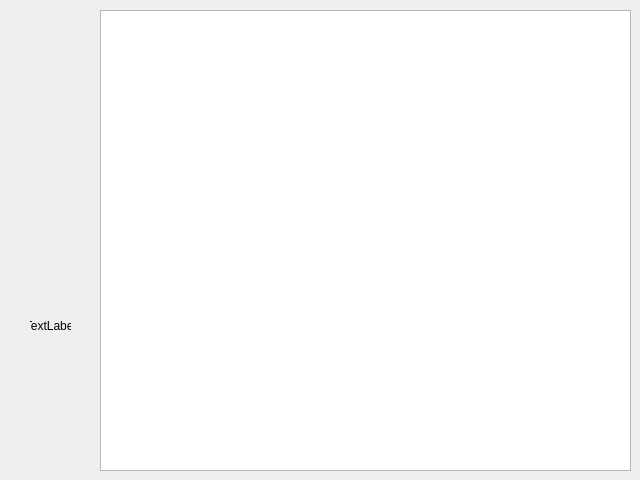
<?xml version="1.0" encoding="UTF-8"?>
<ui version="4.0">
 <class>MusicWindow</class>
 <widget class="QWidget" name="MusicWindow">
  <property name="geometry">
   <rect>
    <x>0</x>
    <y>0</y>
    <width>640</width>
    <height>480</height>
   </rect>
  </property>
  <property name="windowTitle">
   <string>Form</string>
  </property>
  <property name="autoFillBackground">
   <bool>true</bool>
  </property>
  <widget class="QPushButton" name="BackButton">
   <property name="geometry">
    <rect>
     <x>0</x>
     <y>0</y>
     <width>91</width>
     <height>101</height>
    </rect>
   </property>
   <property name="text">
    <string/>
   </property>
   <property name="icon">
    <iconset resource="Resources/biobloom.qrc">
     <normaloff>:/BackButtonIcon.png</normaloff>:/BackButtonIcon.png</iconset>
   </property>
   <property name="iconSize">
    <size>
     <width>85</width>
     <height>105</height>
    </size>
   </property>
   <property name="flat">
    <bool>true</bool>
   </property>
  </widget>
  <widget class="QListWidget" name="SongList">
   <property name="geometry">
    <rect>
     <x>100</x>
     <y>10</y>
     <width>531</width>
     <height>461</height>
    </rect>
   </property>
  </widget>
  <widget class="QPushButton" name="VolumeUp">
   <property name="geometry">
    <rect>
     <x>30</x>
     <y>250</y>
     <width>41</width>
     <height>41</height>
    </rect>
   </property>
   <property name="text">
    <string/>
   </property>
   <property name="icon">
    <iconset resource="Resources/biobloom.qrc">
     <normaloff>:/AddButtonIcon.png</normaloff>:/AddButtonIcon.png</iconset>
   </property>
   <property name="iconSize">
    <size>
     <width>41</width>
     <height>41</height>
    </size>
   </property>
   <property name="flat">
    <bool>true</bool>
   </property>
  </widget>
  <widget class="QPushButton" name="VolumeDown">
   <property name="geometry">
    <rect>
     <x>30</x>
     <y>320</y>
     <width>41</width>
     <height>41</height>
    </rect>
   </property>
   <property name="text">
    <string/>
   </property>
   <property name="icon">
    <iconset resource="Resources/biobloom.qrc">
     <normaloff>:/MinusButtonIcon.png</normaloff>:/MinusButtonIcon.png</iconset>
   </property>
   <property name="iconSize">
    <size>
     <width>41</width>
     <height>41</height>
    </size>
   </property>
   <property name="flat">
    <bool>true</bool>
   </property>
  </widget>
  <widget class="QLabel" name="VolumeLabel">
   <property name="geometry">
    <rect>
     <x>30</x>
     <y>310</y>
     <width>41</width>
     <height>31</height>
    </rect>
   </property>
   <property name="text">
    <string>TextLabel</string>
   </property>
   <property name="alignment">
    <set>Qt::AlignCenter</set>
   </property>
  </widget>
  <widget class="QPushButton" name="PlayPauseButton">
   <property name="geometry">
    <rect>
     <x>0</x>
     <y>90</y>
     <width>91</width>
     <height>91</height>
    </rect>
   </property>
   <property name="text">
    <string/>
   </property>
   <property name="flat">
    <bool>true</bool>
   </property>
  </widget>
 </widget>
 <resources>
  <include location="Resources/biobloom.qrc"/>
 </resources>
 <connections/>
</ui>
